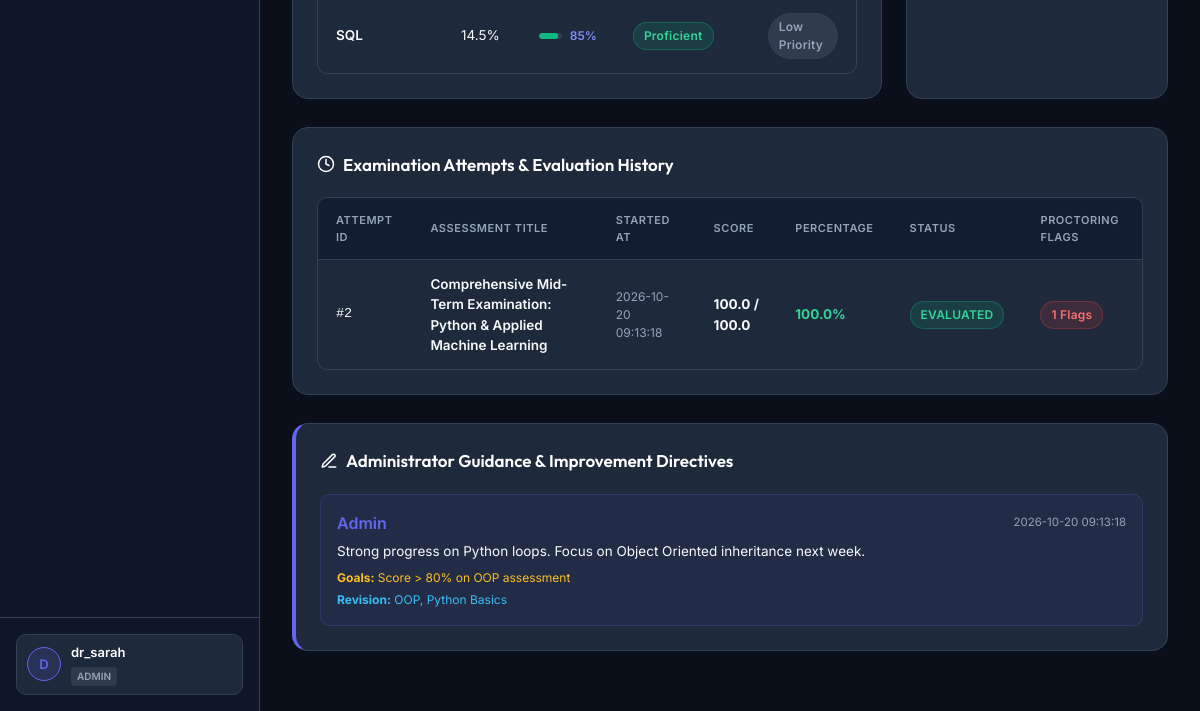
Before: /student/S001 (signed in, lower part) with the older database file.
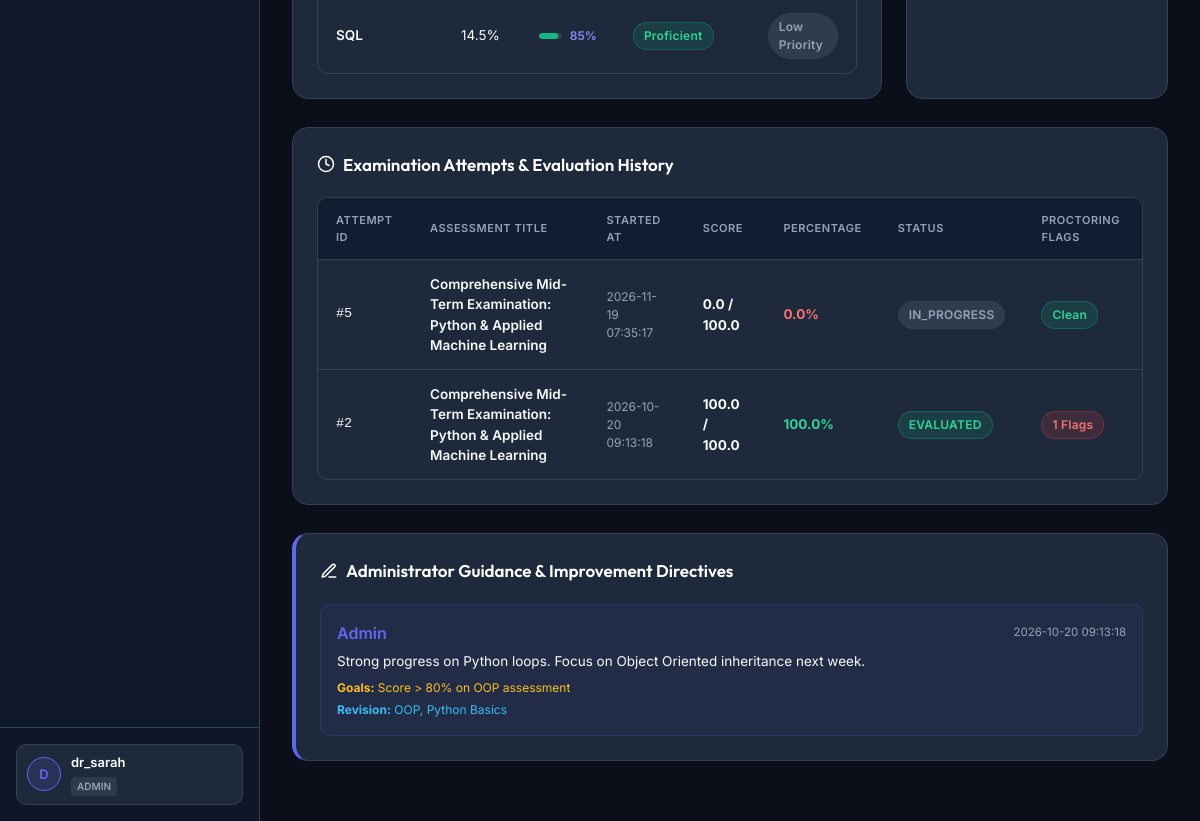
After: the same page with the newer database file.
### tables this page shows
CREATE TABLE learning_gaps (
    id INTEGER PRIMARY KEY AUTOINCREMENT,
    student_id TEXT,
    topic TEXT,
    learning_gap_score REAL,
    gap_category TEXT,
    priority TEXT
);

CREATE TABLE assessment_attempts (
        id INTEGER PRIMARY KEY AUTOINCREMENT,
        assessment_id INTEGER NOT NULL,
        student_id TEXT NOT NULL,
        started_at TIMESTAMP DEFAULT CURRENT_TIMESTAMP,
        submitted_at TIMESTAMP,
        time_taken_seconds INTEGER DEFAULT 0,
        score REAL DEFAULT 0.0,
        max_score REAL DEFAULT 100.0,
        percentage REAL DEFAULT 0.0,
        passed INTEGER DEFAULT 0,
        status TEXT DEFAULT 'in_progress', -- 'in_progress', 'submitted', 'evaluated'
        proctoring_flag_count INTEGER DEFAULT 0,
        review_status TEXT DEFAULT 'normal', -- 'normal', 'flagged', 'under_review', 'reviewed'
        review_notes TEXT,
        evaluated_by TEXT,
        evaluated_at TIMESTAMP,
        FOREIGN KEY (assessment_id) REFERENCES assessments(id) ON DELETE CASCADE,
        FOREIGN KEY (student_id) REFERENCES students(student_id)
    );

CREATE TABLE assessments (
        id INTEGER PRIMARY KEY AUTOINCREMENT,
        title TEXT NOT NULL,
        description TEXT,
        subject TEXT NOT NULL,
        topic TEXT NOT NULL,
        duration_minutes INTEGER DEFAULT 30,
        passing_marks REAL DEFAULT 50.0,
        total_marks REAL DEFAULT 100.0,
        negative_marking REAL DEFAULT 0.0,
        attempt_limit INTEGER DEFAULT 1,
        shuffle_questions INTEGER DEFAULT 1,
        shuffle_options INTEGER DEFAULT 1,
        is_proctored INTEGER DEFAULT 1,
        proctoring_strictness TEXT DEFAULT 'Standard',
        assigned_to_student_id TEXT,
        due_date TIMESTAMP,
        is_published INTEGER DEFAULT 1,
        results_published INTEGER DEFAULT 1,
        created_by TEXT DEFAULT 'Admin',
        created_at TIMESTAMP DEFAULT CURRENT_TIMESTAMP
    );

CREATE TABLE student_guidance (
        id INTEGER PRIMARY KEY AUTOINCREMENT,
        student_id TEXT NOT NULL,
        admin_id INTEGER,
        admin_name TEXT DEFAULT 'Academic Administrator',
        guidance_text TEXT NOT NULL,
        improvement_goals TEXT,
        recommended_topics TEXT,
        practice_assignments TEXT,
        status TEXT DEFAULT 'Active',
        created_at TIMESTAMP DEFAULT CURRENT_TIMESTAMP,
        updated_at TIMESTAMP DEFAULT CURRENT_TIMESTAMP,
        FOREIGN KEY (student_id) REFERENCES students(student_id)
    );

### app.py (the view)
@app.route("/student/<student_id>")
@login_required
def student_details(student_id):
    if session.get("role") == "student" and session.get("student_id") != student_id:
        flash("Unauthorized access. You may only view your personal academic record.", "error")
        return redirect(url_for("dashboard"))
    connection = get_db_connection()
    student = connection.execute(
        "SELECT * FROM students WHERE student_id = ?",
        (student_id,)
    ).fetchone()
    gaps = connection.execute("""
        SELECT * FROM learning_gaps
        WHERE student_id = ?
        ORDER BY learning_gap_score DESC
    """, (student_id,)).fetchall()
    recommendations = connection.execute("""
        SELECT * FROM recommendations
        WHERE student_id = ?
    """, (student_id,)).fetchall()
    guidance_history = connection.execute("""
        SELECT * FROM student_guidance
        WHERE student_id = ?
        ORDER BY id DESC
    """, (student_id,)).fetchall()
    assessment_history = connection.execute("""
        SELECT att.*, a.title as assessment_title, a.passing_marks
        FROM assessment_attempts att
        JOIN assessments a ON a.id = att.assessment_id
        WHERE att.student_id = ?
        ORDER BY att.id DESC
    """, (student_id,)).fetchall()
    weak_topic_names = [g["topic"] for g in gaps if g["learning_gap_score"] >= 30.0]
    if weak_topic_names:
        placeholders = ",".join("?" for _ in weak_topic_names)
        recommended_videos = connection.execute(f"""
            SELECT * FROM youtube_resources
            WHERE topic IN ({placeholders}) OR assigned_to_student_id = ?
            ORDER BY id DESC LIMIT 6
        """, (*weak_topic_names, student_id)).fetchall()
    else:
        recommended_videos = connection.execute("""
            SELECT * FROM youtube_resources
            WHERE assigned_to_student_id = ? OR assigned_to_student_id IS NULL OR assigned_to_student_id = ''
            ORDER BY id DESC LIMIT 6
        """, (student_id,)).fetchall()
    overall_avg = float(student["average_quiz_score"]) if student else 50.0
    enhanced_gaps = []
    for g in gaps:
        gap_score = float(g["learning_gap_score"])
        is_hidden = bool(overall_avg >= 70.0 and gap_score >= 45.0)
        bkt_mastery = round(max(0.05, min(0.95, (100.0 - gap_score) / 100.0)), 2)
        enhanced_gaps.append({
            "id": g["id"],
            "student_id": g["student_id"],
            "topic": g["topic"],
            "learning_gap_score": gap_score,
            "gap_category": g["gap_category"],
            "priority": g["priority"],
            "bkt_mastery": bkt_mastery,
            "bkt_mastery_pct": int(bkt_mastery * 100),
            "is_hidden_gap": is_hidden,
            "gap_differential": round(overall_avg - (100.0 - gap_score), 1)
        })
    connection.close()
    return render_template(
        "student.html",
        student=student,
        gaps=enhanced_gaps,
        recommendations=recommendations,
        guidance_history=guidance_history,
        assessment_history=assessment_history,
        recommended_videos=recommended_videos
    )

### app.py (called while the page is built)
def get_db_connection():
    connection = sqlite3.connect(DATABASE)
    connection.row_factory = sqlite3.Row
    return connection

def login_required(f):
    @wraps(f)
    def decorated_function(*args, **kwargs):
        if "user_id" not in session:
            flash("Please authenticate to access the academic platform.", "info")
            return redirect(url_for("login"))
        return f(*args, **kwargs)
    return decorated_function

### templates/student.html (shortened to what the changed rows need)
{% extends "base.html" %}
{% block content %}
{% if student %}
<div class="assessment-grid">
    <div class="card">
        <div class="table-container">
            <table>
                <tbody>
                    {% for g in gaps %}
                    <tr>
                        <td style="font-weight: 600;">
                            {{ g['topic'] }}
                        </td>
                        <td>{{ "%.1f"|format(g['learning_gap_score']) }}%</td>
                        <td>
                            <div style="display: flex; align-items: center; gap: 8px;">
                                <div style="flex: 1; max-width: 65px; height: 6px; background: var(--border-color, rgba(148, 163, 184, 0.2)); border-radius: 3px; overflow: hidden;">
                                    <svg width="100%" height="6" style="display: block;">
                                        {% if g['bkt_mastery_pct']|default(50) < 40 %}
                                        <rect width="{{ g['bkt_mastery_pct']|default(50) }}%" height="6" fill="#ef4444" rx="3" />
                                        {% elif g['bkt_mastery_pct']|default(50) < 70 %}
                                        <rect width="{{ g['bkt_mastery_pct']|default(50) }}%" height="6" fill="#f59e0b" rx="3" />
                                        {% else %}
                                        <rect width="{{ g['bkt_mastery_pct']|default(50) }}%" height="6" fill="#10b981" rx="3" />
                                        {% endif %}
                                    </svg>
                                </div>
                                <span style="font-size: 12px; font-weight: 600; color: #818cf8;">{{ g['bkt_mastery_pct']|default(50) }}%</span>
                            </div>
                        </td>
                        <td>
                            {% if g['gap_category'] == 'High Gap' or g['gap_category'] == 'High' %}
                            <span class="badge badge-high">Critical Gap</span>
                            {% elif g['gap_category'] == 'Medium Gap' or g['gap_category'] == 'Medium' %}
                            <span class="badge badge-medium">Moderate Gap</span>
                            {% else %}
                            <span class="badge badge-low">Proficient</span>
                            {% endif %}
                        </td>
                        <td>
                            {% if g['is_hidden_gap'] %}
                            <span class="badge badge-medium" title="Topic gap masked by high overall average">Isolated Deficit</span>
                            {% else %}
                            <span class="badge badge-neutral">{{ g['priority'] }}</span>
                            {% endif %}
                        </td>
                    </tr>
                    {% endfor %}
                </tbody>
            </table>
        </div>
    </div>
</div>
<div class="card" style="margin-bottom: 28px;">
    <div class="table-container">
        <table>
            <thead>
                <tr>
                    <th>Attempt ID</th>
                    <th>Assessment Title</th>
                    <th>Started At</th>
                    <th>Score</th>
                    <th>Percentage</th>
                    <th>Status</th>
                    <th>Proctoring Flags</th>
                </tr>
            </thead>
            <tbody>
                {% for att in assessment_history %}
                <tr>
                    <td style="font-family: monospace;">#{{ att['id'] }}</td>
                    <td style="font-weight: 600;">{{ att['assessment_title'] }}</td>
                    <td style="font-size: 12px; color: var(--text-secondary);">{{ att['started_at'] }}</td>
                    <td><strong>{{ "%.1f"|format(att['score']|default(0.0)|float) }} / {{ att['max_score'] }}</strong></td>
                    <td>
                        {% if att['percentage'] is not none and att['percentage'] != '' %}
                            {% if att['percentage']|float >= att['passing_marks']|default(40)|float %}
                            <span style="font-weight: 700; color: #34d399;">
                                {{ "%.1f"|format(att['percentage']|float) }}%
                            </span>
                            {% else %}
                            <span style="font-weight: 700; color: #f87171;">
                                {{ "%.1f"|format(att['percentage']|float) }}%
                            </span>
                            {% endif %}
                        {% else %}
                            <span style="color: var(--text-muted); font-size: 12px;">In Progress</span>
                        {% endif %}
                    </td>
                    <td>
                        <span class="badge {% if att['status'] == 'evaluated' %}badge-low{% elif att['status'] == 'submitted' %}badge-medium{% else %}badge-neutral{% endif %}">
                            {{ att['status']|upper }}
                        </span>
                    </td>
                    <td>
                        {% if att['proctoring_flag_count'] > 0 %}
                            <span class="badge badge-high">{{ att['proctoring_flag_count'] }} Flags</span>
                        {% else %}
                            <span class="badge badge-low">Clean</span>
                        {% endif %}
                    </td>
                </tr>
                {% else %}
                <tr>
                    <td colspan="7" style="text-align: center; color: var(--text-secondary); padding: 20px;">
                        No examinations taken yet.
                    </td>
                </tr>
                {% endfor %}
            </tbody>
        </table>
    </div>
</div>
{% if guidance_history %}
<div class="card" style="margin-bottom: 28px; border-left: 4px solid var(--primary);">
    <div style="display: flex; flex-direction: column; gap: 14px;">
        {% for g in guidance_history %}
        <div style="background: rgba(99, 102, 241, 0.06); border: 1px solid rgba(99, 102, 241, 0.2); border-radius: var(--radius-md); padding: 16px;">
            <div style="display: flex; justify-content: space-between; align-items: center; margin-bottom: 6px;">
                <span style="font-weight: 600; color: var(--primary);">{{ g['admin_name'] }}</span>
                <span style="font-size: 11.5px; color: var(--text-secondary);">{{ g['created_at'] }}</span>
            </div>
            <p style="font-size: 13.5px; color: var(--text-primary); line-height: 1.5; margin-bottom: 8px;">{{ g['guidance_text'] }}</p>
            {% if g['improvement_goals'] %}
            <div style="font-size: 12px; color: #fbbf24; margin-bottom: 4px;"><strong>Goals:</strong> {{ g['improvement_goals'] }}</div>
            {% endif %}
            {% if g['recommended_topics'] %}
            <div style="font-size: 12px; color: #38bdf8;"><strong>Revision:</strong> {{ g['recommended_topics'] }}</div>
            {% endif %}
        </div>
        {% endfor %}
    </div>
</div>
{% endif %}
{% else %}
<div class="card" style="text-align: center; padding: 48px;">
    <h2>Student record not found</h2>
    <p style="color: var(--text-secondary); margin-top: 8px;">The requested academic identifier does not correspond to an enrolled learner.</p>
</div>
{% endif %}
{% endblock %}

Changed rows visible on the page:
added assessment_attempts: id "5", assessment_title "Comprehensive Mid-Term Examination: Python & Applied Machine Learning", started_at "2026-11-19 07:35:17", score "0.0", max_score "100.0", percentage "0.0", status "IN_PROGRESS", proctoring_flag_count "Clean"
